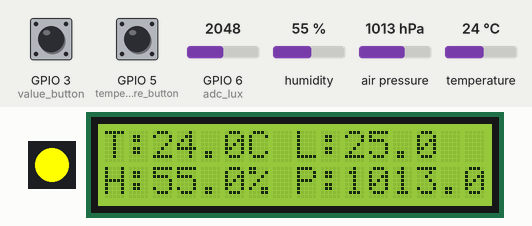
Recording of a program running on a simulated ESP32 board running MicroPython. Shown: 1 RGB LEDs in strip order, left to right, 16×2 character LCD. The inputs (shaded band) are chosen by the test bench; at power-on: temperature 24 °C, GPIO 5 (temperature_button) HIGH, air pressure 1013 hPa, GPIO 6 (adc_lux) = 2048, GPIO 3 (value_button) HIGH, humidity 55 % (analog values on the 0–4095 scale). The clock reads 2024-03-15 10:24:30 at power-on unless the program sets it; library files of the repository ran but are not shown: bme280_float.py; what the program prints to the serial console is not drawn.

Above: at 6.6 s.
6.7 s: temperature set to 20.5 °C
At 13.1 s:
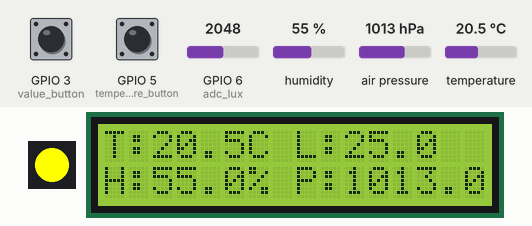
13.6 s: temperature set to 19.6 °C
At 18.7 s:
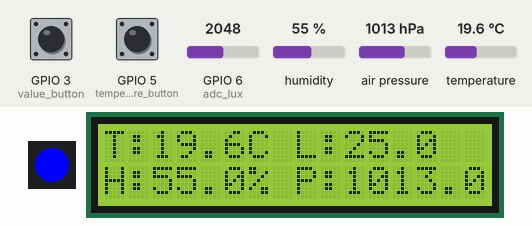
19.5 s: GPIO 5 (temperature_button) pulled LOW for 1 s
At 20.9 s:
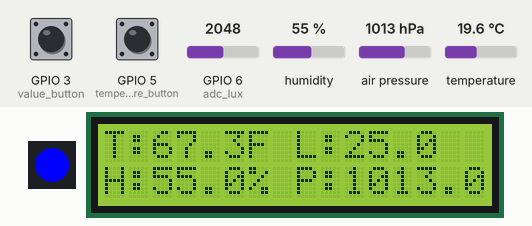
22.0 s: air pressure set to 952 hPa
At 26.0 s:
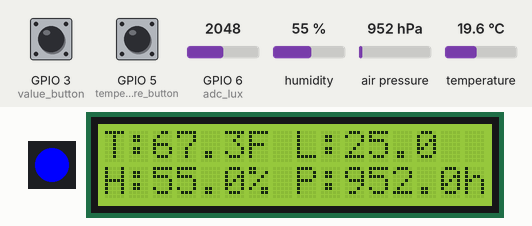
26.6 s: GPIO 5 (temperature_button) pulled LOW for 3.2 s
At 28.2 s:
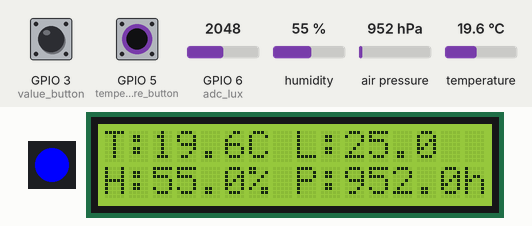
31.3 s: GPIO 6 (adc_lux) set to 122
At 33.1 s:
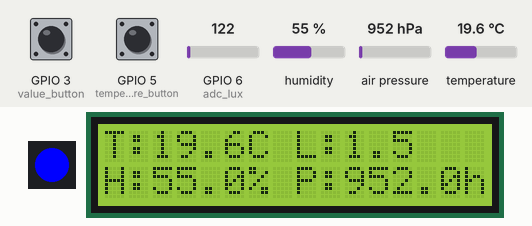
Timing chart, 0 to 34.5 s (numbered marks = the images above; inputs shaded):
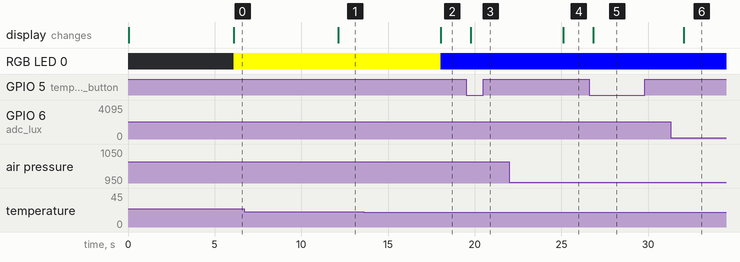

The program:

temperature_lightIntensity_PartB_ExtraMile.py
```python
#!/usr/bin/env python
# -*-coding:utf-8 -*-
'''
@File    :   Untitled-1
@Time    :   2024/03/27 10:31:43
@Author  :   Uras Ayanoglu
@Version :   1.0
@Contact :   uras.ayanoglu@edu.turkuamk.fi
@License :   (C)Copyright 2024, Uras Ayanoglu
@Desc    :   A micropython program that reads temperature, humidity, pressure, and light intensity from BME280 and photoresistor sensors, and displays the readings on an LCD screen.
The program also uses a WS2812 LED to indicate the temperature level.
@Platform:   AI-Thinker NodeMCU ESP12k ESP32-S2 on MicroPython v1.22.2
'''

from machine import ADC, Pin, SoftI2C
from lib_lcd1602_2004_with_i2c import LCD
from neopixel import NeoPixel
from bme280_float import BME280
import time

# Initialize NeoPixel for WS2812 LED
neo_pin = Pin(4, Pin.OUT)  # GPIO pin connected to Din of WS2812
num_leds = 1  # Number of LEDs in the strip
np = NeoPixel(neo_pin, num_leds)

# Initialize the button
value_button = Pin(3, Pin.IN) # button that will be used to update the readings on the LCD
temperature_button = Pin(5, Pin.IN)  # button that will be used to change reading from celcus to fahrenheit

# Initialize I2C for LCD
scl_pin = 9 # pin number for SCL
sda_pin = 8 # pin number for SDA

# Create LCD object
lcd = LCD(SoftI2C(scl=Pin(scl_pin), sda=Pin(sda_pin), freq=100000))


# Initialize the I2C connection for BME280
scl_bme = 1  # pin number for SCL
sda_bme = 10 # pin number for SDA

i2c_bme = SoftI2C(scl=Pin(scl_bme), sda=Pin(sda_bme), freq=100000)

# Initialize the BME280 sensor
bme = BME280(i2c=i2c_bme)

# Initialize ADC for sensors
adc_lux = ADC(Pin(6)) # photoresistor that will be used to measure the light intensity
adc_lux.atten(ADC.ATTN_11DB)

cold = (0, 0, 255) # blue color
medium = (255, 255, 0) # yellow color
warm = (0, 255, 0) # red color; color channels are ordered differently GRB instead of RGB on the WS2812 LED


def update_leds(temp_c):
    # Determine the color of LED based on temperature
    print("Current Temperature:", temp_c)  # Debugging output

    if temp_c < 20:  # Cold threshold
        color = cold
    elif 20 <= temp_c < 30:  # Medium threshold
        color = medium
    else:  # Warm threshold
        color = warm

    np[0] = color
    np.write()

def update_display(temp_c, light, humidity, pressure, use_fahrenheit):
    # Update LCD display with sensor readings
    lcd.clear()
    if use_fahrenheit:
        temp_f = celsius_to_fahrenheit(temp_c)
        # Dispplay temperature and light intensity information on the first row (y=0)
        lcd.puts("T:{:.1f}F L:{:.1f}".format(temp_f, light), y=0, x=0)
        # Display humidity and pressure information on the second row (y=1)
        lcd.puts("H:{:.1f}% P:{:.1f}hPa".format(humidity, pressure), y=1, x=0)
    else:
        # Dispplay temperature and light intensity information on the first row (y=0)
        lcd.puts("T:{:.1f}C L:{:.1f}".format(temp_c, light), y=0, x=0)
        # Display humidity and pressure information on the second row (y=1)
        lcd.puts("H:{:.1f}% P:{:.1f}hPa".format(humidity, pressure), y=1, x=0)


def celsius_to_fahrenheit(celsius):
    return (celsius * 9.0/5.0) + 32

def read_light_intensity():
    # Read and normalize light intensity
    raw_value = adc_lux.read()
    actual_max_adc_value = 8191
    percentage = (raw_value / actual_max_adc_value) * 100
    return max(0, min(percentage, 100))

# Main loop
use_fahrenheit = False
last_value_button_state = 1
last_temperature_button_state = 1
debounce_time_ms = 200

auto_update_interval = 5  # Auto-update every 5 seconds

last_auto_update_time = time.time()

while True:
    current_time = time.time()

    # Handle manual update with value button
    current_value_button_state = value_button.value()
    if current_value_button_state == 0 and last_value_button_state == 1:
        time.sleep_ms(debounce_time_ms)
        if value_button.value() == 0:  # Double check after debounce
            # Readings from BME280
            temp, pressure, humidity = bme.read_compensated_data()
            pressure = pressure / 100  # Convert to hPa
            if temp is not None:  # Check for valid temperature reading
                light = read_light_intensity()
                update_display(temp, light, humidity, pressure, use_fahrenheit)
                update_leds(temp)
            last_auto_update_time = current_time  # Reset auto-update timer

    # Handle temperature unit change
    current_temperature_button_state = temperature_button.value()
    if current_temperature_button_state != last_temperature_button_state:
        time.sleep_ms(debounce_time_ms)  # Debouncing
        # Check if button state is still the same after debounce
        if temperature_button.value() == 0:
            use_fahrenheit = not use_fahrenheit  # Toggle the temperature unit
            print("Toggled Fahrenheit:", use_fahrenheit)  # Debug output

            # Force an immediate update to display with new unit
            temp, pressure, humidity = bme.read_compensated_data()
            pressure = pressure / 100  # Convert to hPa
            light = read_light_intensity()
            update_display(temp, light, humidity, pressure, use_fahrenheit)
            update_leds(temp)
            last_auto_update_time = current_time  # Reset auto-update timer

    last_temperature_button_state = current_temperature_button_state

    # Auto-update the display at set intervals
    if current_time - last_auto_update_time > auto_update_interval:
        # Readings from BME280
        temp, pressure, humidity = bme.read_compensated_data()
        pressure = pressure / 100  # Convert to hPa
        if temp is not None:  # Check for valid temperature reading
            light = read_light_intensity()
            update_display(temp, light, humidity, pressure, use_fahrenheit)
            update_leds(temp)
        last_auto_update_time = current_time  # Reset auto-update timer

    last_value_button_state = current_value_button_state
    last_temperature_button_state = current_temperature_button_state

    time.sleep(0.1)
```

Measured:
- the behaviour switches between 20 and 19.9 °C on temperature (found by bisection; images 1 and 2)
- after the input at 6.7 s, the display: changes after 5.4 s (image 1)
- after the input at 13.6 s, RGB LED 0: RGB(255, 255, 0) → RGB(0, 0, 255) after 4.4 s; the display: changes after 4.4 s (image 2)
- after the input at 19.5 s, the display: changes after 0.27 s (image 3)
- after the input at 22.0 s, the display: changes after 3.1 s (image 4)
- after the input at 26.6 s, the display: changes after 0.23 s (image 5)
- after the input at 31.3 s, the display: changes after 0.75 s (image 6)
